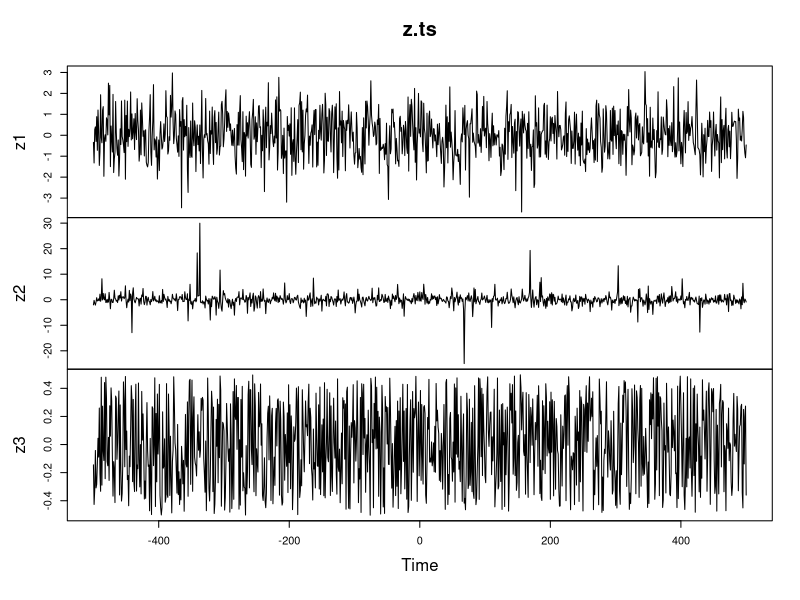
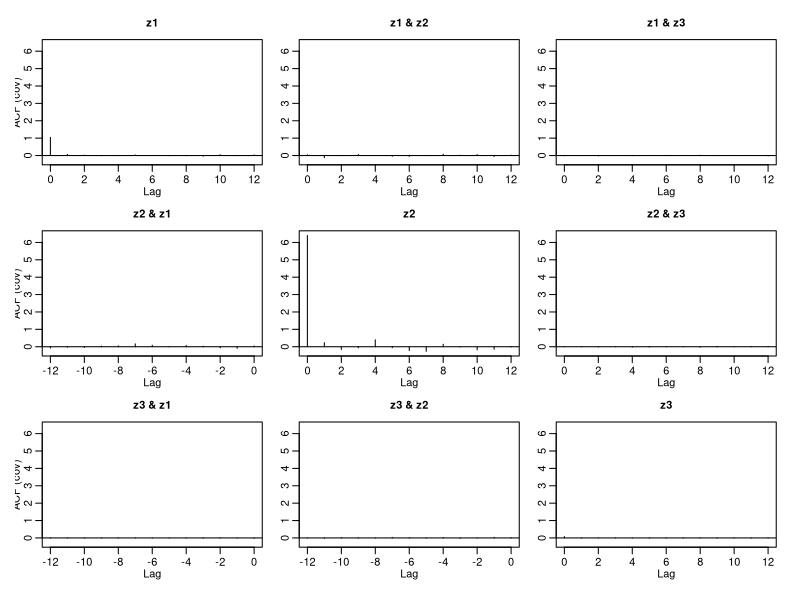
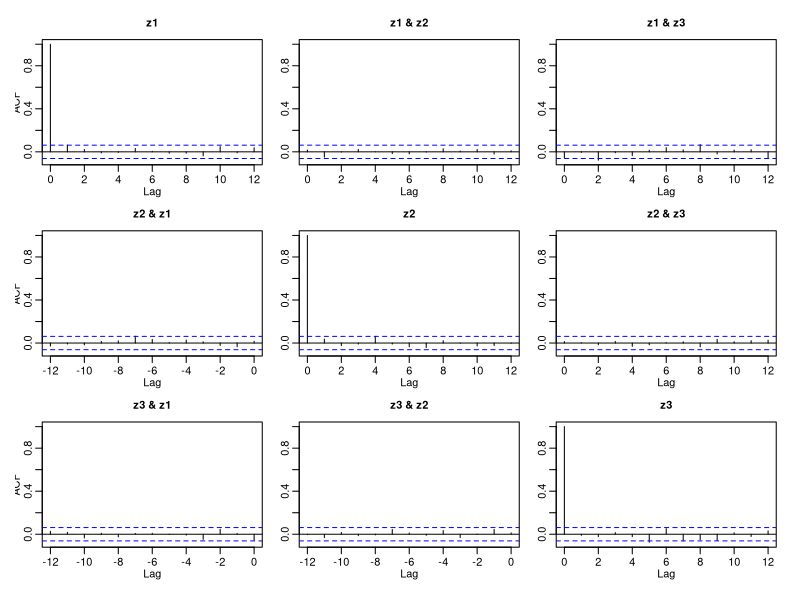

These charts were generated, in order, by the following R code:
T <- 500
N <- 2*T + 1

# generate data -----------------------------------------------------------

df <- data.frame(z1 = rnorm(N), z2 = rt(N, 2), z3 = runif(N))
z.df <- scale(df, scale = F) 
  ### must be centered
z.ts <- ts(z.df, start =  - T)
z <- t(as.matrix(z.df)) 
  ### R data frame - it is transposed!
plot(z.ts)



# acf, stationary
cov.tau <- acf(z.ts, lag.max = 12, type = "covariance")$acf
cov.tau[1,,] 
  ### cov, at lag 0, there is 1 step difference


z[,2:1001] %*% t(z[,1:1000]) / N


a <- acf(z.ts, lag.max = 12)
a$lag
